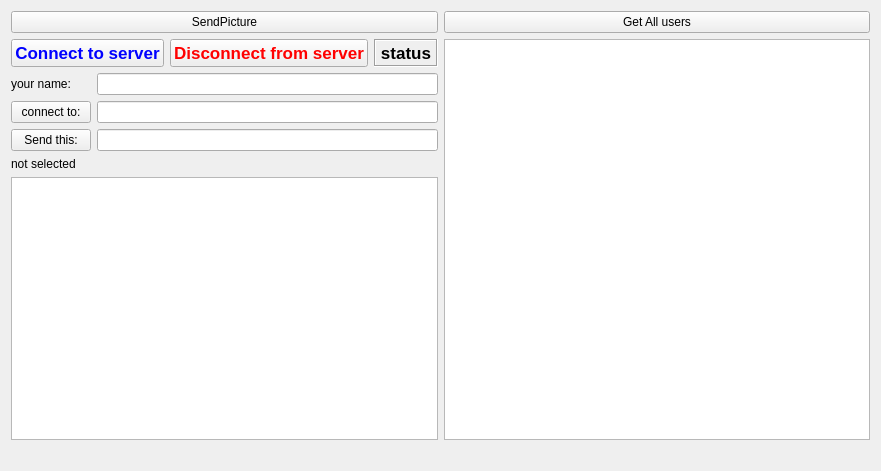
<?xml version="1.0" encoding="UTF-8"?>
<ui version="4.0">
 <class>MainWindow</class>
 <widget class="QMainWindow" name="MainWindow">
  <property name="geometry">
   <rect>
    <x>0</x>
    <y>0</y>
    <width>881</width>
    <height>471</height>
   </rect>
  </property>
  <property name="windowTitle">
   <string>Client</string>
  </property>
  <widget class="QWidget" name="centralWidget">
   <layout class="QGridLayout" name="gridLayout_2">
    <item row="3" column="0">
     <layout class="QGridLayout" name="gridLayout">
      <item row="3" column="1">
       <widget class="QLineEdit" name="lineEdit">
        <property name="inputMask">
         <string extracomment="Input your name"/>
        </property>
       </widget>
      </item>
      <item row="6" column="1">
       <widget class="QLineEdit" name="lineEdit_message"/>
      </item>
      <item row="0" column="0" colspan="2">
       <layout class="QHBoxLayout" name="horizontalLayout_2">
        <item>
         <widget class="QPushButton" name="pushButton_connect">
          <property name="font">
           <font>
            <pointsize>13</pointsize>
            <weight>75</weight>
            <bold>true</bold>
           </font>
          </property>
          <property name="styleSheet">
           <string notr="true">color: rgb(0, 0, 255);</string>
          </property>
          <property name="text">
           <string>Connect to server</string>
          </property>
         </widget>
        </item>
        <item>
         <widget class="QPushButton" name="pushButton_disconnect">
          <property name="enabled">
           <bool>true</bool>
          </property>
          <property name="font">
           <font>
            <pointsize>13</pointsize>
            <weight>75</weight>
            <bold>true</bold>
           </font>
          </property>
          <property name="styleSheet">
           <string notr="true">color: rgb(255, 0, 0);</string>
          </property>
          <property name="text">
           <string>Disconnect from server</string>
          </property>
         </widget>
        </item>
        <item>
         <widget class="QLabel" name="label_status">
          <property name="maximumSize">
           <size>
            <width>9999</width>
            <height>16777215</height>
           </size>
          </property>
          <property name="font">
           <font>
            <pointsize>13</pointsize>
            <weight>75</weight>
            <bold>true</bold>
           </font>
          </property>
          <property name="frameShape">
           <enum>QFrame::Box</enum>
          </property>
          <property name="frameShadow">
           <enum>QFrame::Sunken</enum>
          </property>
          <property name="text">
           <string>status</string>
          </property>
          <property name="alignment">
           <set>Qt::AlignCenter</set>
          </property>
         </widget>
        </item>
       </layout>
      </item>
      <item row="8" column="0" colspan="2">
       <widget class="QTextEdit" name="textEdit_log"/>
      </item>
      <item row="6" column="0">
       <widget class="QPushButton" name="pushButton_send">
        <property name="text">
         <string>Send this:</string>
        </property>
        <property name="default">
         <bool>false</bool>
        </property>
        <property name="flat">
         <bool>false</bool>
        </property>
       </widget>
      </item>
      <item row="7" column="0">
       <widget class="QLabel" name="label_2">
        <property name="text">
         <string>not selected</string>
        </property>
       </widget>
      </item>
      <item row="5" column="0">
       <widget class="QPushButton" name="pushButton_dialogWith">
        <property name="text">
         <string>connect to:</string>
        </property>
       </widget>
      </item>
      <item row="5" column="1">
       <widget class="QLineEdit" name="lineEdit_2">
        <property name="inputMask">
         <string extracomment="Who you want to connect to"/>
        </property>
       </widget>
      </item>
      <item row="3" column="0">
       <widget class="QLabel" name="label">
        <property name="text">
         <string>your name:</string>
        </property>
       </widget>
      </item>
     </layout>
    </item>
    <item row="3" column="1">
     <widget class="QListWidget" name="listWidget"/>
    </item>
    <item row="1" column="0">
     <widget class="QPushButton" name="pushButton_sendPicture">
      <property name="text">
       <string>SendPicture</string>
      </property>
     </widget>
    </item>
    <item row="1" column="1">
     <widget class="QPushButton" name="pushButtonGetUsers">
      <property name="text">
       <string>Get All users</string>
      </property>
     </widget>
    </item>
    <item row="4" column="1">
     <widget class="QLabel" name="img_label">
      <property name="text">
       <string/>
      </property>
     </widget>
    </item>
   </layout>
  </widget>
 </widget>
 <layoutdefault spacing="6" margin="11"/>
 <resources/>
 <connections/>
</ui>
